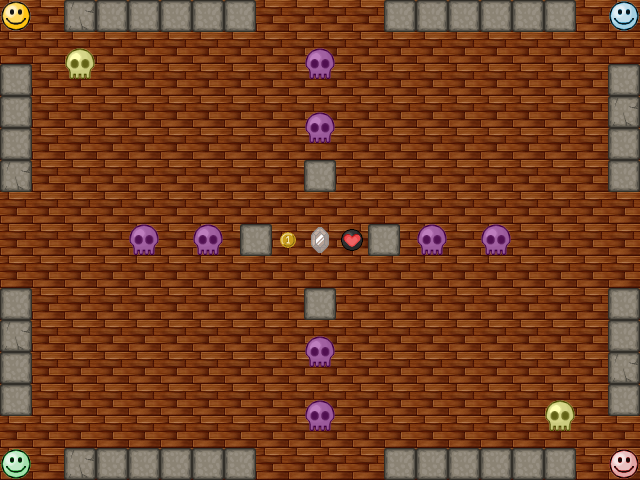

Below is a game level as drawn by its tile map, then a one-line description and the .tmx that defines it (tile-layer data replaced by summaries):
An orthogonal 40x30 tile map with 16x16 px tiles, 2 tile layers (background, map), 2 tilesets and 10 objects.

<map version="1.0" orientation="orthogonal" renderorder="right-down" width="40" height="30" tilewidth="16" tileheight="16" nextobjectid="11">
 <properties>
  <property name="type" value="classic" />
 </properties>
 <tileset firstgid="1" name="Sprite" tilewidth="32" tileheight="32" tilecount="64" columns="8">
  <tileoffset x="0" y="16" />
  <image source="../../tileset/sprite.png" width="256" height="256" />
  <tile id="31">
   <objectgroup draworder="index" />
  </tile>
 </tileset>
 <tileset firstgid="65" name="Background" tilewidth="32" tileheight="32" tilecount="64" columns="8">
  <tileoffset x="0" y="16" />
  <image source="../../tileset/background.png" width="256" height="256" />
 </tileset>
 <layer name="background" width="40" height="30">
  <data>[1200 cells, 300 non-empty, 1 distinct tile ids]</data>
 </layer>
 <objectgroup name="paths">
  <object id="1" x="72" y="57">
   <polyline points="0,0 0,349" />
  </object>
  <object id="2" x="553" y="410">
   <polyline points="0,0 -2,-354" />
  </object>
  <object id="3" x="202" y="232">
   <polyline points="0,0 1,-111 112,-111 222,-111 222,0 221,110 109,113 -1,113" />
  </object>
  <object id="4" x="310" y="116">
   <polyline points="0,0 116,1 116,115 116,224 1,225 -110,225 -112,115 -112,2" />
  </object>
  <object id="5" x="313" y="339">
   <polyline points="0,0 -115,3 -115,-109 -115,-222 3,-223 112,-223 112,-106 112,3" />
  </object>
  <object id="6" x="425" y="232">
   <polyline points="0,0 -2,113 -113,110 -227,113 -226,-2 -227,-114 -113,-115 0,-113" />
  </object>
  <object id="7" x="134" y="229">
   <polyline points="0,0 0,-178 178,-174 354,-172 351,3 355,179 178,179 2,179" />
  </object>
  <object id="8" x="312" y="405">
   <polyline points="0,0 -177,2 -175,-176 -174,-350 2,-351 179,-352 178,-175 179,2" />
  </object>
  <object id="9" x="486" y="232">
   <polyline points="0,0 3,175 -175,175 -350,174 -353,-3 -351,-178 -176,-178 -2,-177" />
  </object>
  <object id="10" x="311" y="56">
   <polyline points="0,0 179,-1 179,177 177,352 2,351 -176,353 -175,173 -174,-3" />
  </object>
 </objectgroup>
 <layer name="map" width="40" height="30">
  <data>[1200 cells, 61 non-empty, 11 distinct tile ids]</data>
 </layer>
</map>
